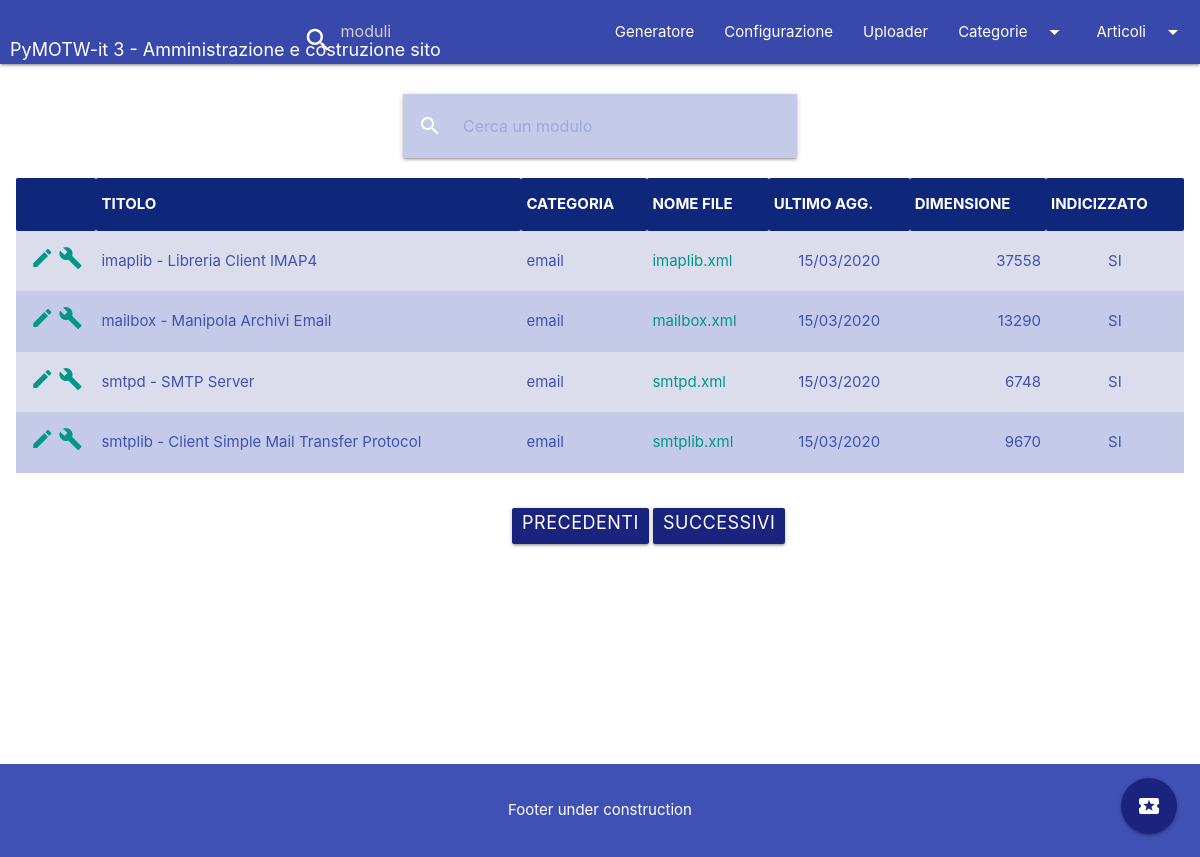
Screenshot of /article/4 with the database file from the repository.
### app/models.py (models this page shows, shortened)
class Article(db.Model):
    __tablename__ = 'articles'
    id = db.Column(db.Integer, primary_key=True)
    title = db.Column(db.String(255))
    categ_id = db.Column(db.Integer, db.ForeignKey('categories.id'))
    artcat = db.relationship('Category', backref='article')
    filename = db.Column(db.String(255), nullable=False, unique=True)
    lastmod = db.Column(db.DateTime)
    size = db.Column(db.Integer)
    indexed = db.Column(db.Integer)

class Category(db.Model):
    __tablename__ = 'categories'
    id = db.Column(db.Integer, primary_key=True)
    descr = db.Column(db.String(255), nullable=False)
    articles = db.relationship('Article', backref='category',
                               lazy='dynamic')

### app/routes/main.py (the view)
@main.route('/article/<string:key>', methods=['GET', 'POST'])
def article(key):
    diz = _get_config_items()
    form = SearchArticlesForm()
    page = request.args.get('page', 1, type=int)
    if request.method == 'POST' and request.form['filter_text']:
        articles = Article.query.filter(
            Article.title.contains(request.form['filter_text'])
        ).paginate(page=page, per_page=10, count=False)
    else:
        if key and re.match(r'^\d+$', key):
            articles = Article.query.filter_by(
                categ_id=int(key)
            ).paginate(page=page, per_page=10, count=False)
        else:
            articles = Article.query.paginate(
                page=page, per_page=10, count=False
            )
    next_url = url_for('main.article', key=key, page=articles.next_num) \
        if articles.has_next else None
    prev_url = url_for('main.article', key=key, page=articles.prev_num) \
        if articles.has_prev else None
    data = dict(articles=articles, next=next_url, prev=prev_url,
                source_articles_folder=diz['tran_dir'],
                headers=',TITOLO,CATEGORIA,NOME FILE,ULTIMO AGG.,'
                        'DIMENSIONE, INDICIZZATO'.split(','))
    return render_template('article.html', key=None, data=data,
                           form=form, title="Elenco Articoli")

### app/forms.py
class SearchArticlesForm(FlaskForm):
    filter_text = StringField('filterText', validators=[DataRequired()])

### app/models.py (called while the page is built)
    @staticmethod
    def parse_config() -> Tuple[DefaultDict[str, List['GeneratorConfig']],
                                List['GeneratorConfig']]:
        retval = defaultdict(list)
        objlist = list()
        for rk in GeneratorConfig.query.all():
            retval[rk.conf_tabname].append(rk)
            objlist.append(rk)
        return retval, objlist

### app/routes/main.py (called while the page is built)
def _get_config_items():
    parameters, objlist = GeneratorConfig.parse_config()
    diz = dict()
    for obj in objlist:
        diz[obj.conf_key] = obj.conf_value
    return diz

### app/templates/article.html (shortened to what this page needs)
{% extends 'base.html' %}
{% block content %}
  <div class="container">
    <div class="row">
      <div class="col s12 l6 offset-l3">
        <nav>
          <div class="nav-wrapper">
            <form method="post" name="builderlog" action="">
              <div class="input-field">
                {{ form.filter_text(size=50,
                  class="indigo lighten-4 indigo-text text-harden-5", type="search",
                  id="filterText", placeholder="Cerca un modulo") }}
                <label class="label-icon" for="search"><i
                    class="material-icons">search</i></label>
                <i class="material-icons">close</i>
              </div>
            </form>
          </div>
        </nav>
      </div>
      <div class="fixed-action-btn">
        <a class="btn-floating btn-large indigo darken-4">
          <i class="large material-icons">local_activity</i>
        </a>
      </div>
    </div>
  </div>
  </div>
  <div class="row">
    <div class="col s12 m6 l12">
      <table class="table striped indigo lighten-4 indigo-text">
        <thead class="head-articles">
        <tr>
          {% for header in data.headers %}
            <th>{{ header }}</th>
          {% endfor %}
        </tr>
        </thead>
        <tbody>
        {% for article in data.articles.items | sort(attribute='title') %}
          <tr>
            <td class="center-align">
              <a class="teal-text darken-5"
                 title="Modifica voce articolo"
                 href="{{ url_for('main.article', key=article.id) }}">
                <i class="material-icons">edit</i>
              </a>
              <a class="teal-text darken-5"
                 title="(Ri)genera pagina articolo"
                 href="{{ url_for('main.generator', module=article.filename) }}">
                <i class="material-icons">build</i>
              </a>
            </td>
            <td class="left-align">{{ article.title }}</td>
            <td class="left-align">{{ article.artcat.descr }}</td>
            <td class="left-align">
              <a class="teal-text darken-5"
                 title="Modifica sorgente articolo"
                 href="{{ url_for('main.source', module_name=article.filename) }}"
              >
                {{ article.filename }}
              </a>
            </td>
            <td class="center-align">{{ article.lastmod.strftime("%d/%m/%Y") }}</td>
            <td class="right-align">{{ "%d"|format(article.size) }}</td>
            <td class="center-align">{% if article.indexed == 1 %}
              SI{% else %}NO{% endif %}</td>
          </tr>
        {% endfor %}
        </tbody>
      </table>
    </div>
  </div>
  <div class="row">
    <div class="col s12 m6 l6 offset-l5 offset-m3 offset-s1">
      <ul class="pagination">
        <li><a href="{{ data.prev }}"
               class="indigo darken-4 white-text waves-effect waves-light btn">Precedenti</a>
        </li>
        <li><a href="{{ data.next }}"
               class="indigo darken-4 white-text waves-effect waves-light btn">Successivi</a>
        </li>
      </ul>
    </div>
  </div>
{% endblock %}

### app/static/css/admin-style.css (style rules this page uses)
:root { --head-color: #0f277b; }
thead { background-color: #0f277b; color: white; font-width: bolder; }
#filterText::placeholder { color: #9fa8da; opacity: 1; }

### rows the page displays
Article: title "imaplib - Libreria Client IMAP4", artcat.descr "email", filename "imaplib.xml", lastmod "15/03/2020", size "37558", indexed "SI"
Article: title "mailbox - Manipola Archivi Email", artcat.descr "email", filename "mailbox.xml", lastmod "15/03/2020", size "13290", indexed "SI"
Article: title "smtpd - SMTP Server", artcat.descr "email", filename "smtpd.xml", lastmod "15/03/2020", size "6748", indexed "SI"
Article: title "smtplib - Client Simple Mail Transfer Protocol", artcat.descr "email", filename "smtplib.xml", lastmod "15/03/2020", size "9670", indexed "SI"

### other values shown
{{ header }} "TITOLO" "CATEGORIA" "NOME FILE" "ULTIMO AGG." "DIMENSIONE" "INDICIZZATO"
